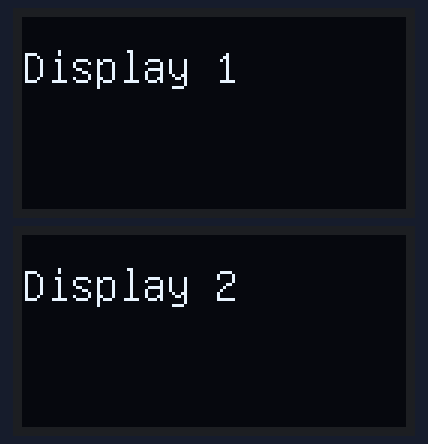
A sketch run on a simulated Arduino Uno, built with avr-gcc and run on an emulated ATmega328P. Parts: 2 × 128×64 one-colour display.

Above: at 0.3 s.

The sketch:

Two_Screens.ino
```cpp
#include <U8glib.h>


U8GLIB_SH1106_128X64 display1(13, 11, 10, 9, 8);

U8GLIB_SSD1306_128X64 display2(U8G_I2C_OPT_NONE|U8G_I2C_OPT_DEV_0);  // I2C / TWI


void setup(void)
{
  display1.setColorIndex(1);
  display2.setColorIndex(1);
  pinMode(8, OUTPUT);
}
void loop(void)
{
  display1.firstPage();
  do
  {
    draw1();
  } while ( display1.nextPage() );

  display2.firstPage();
  do
  {
    draw2();
  } while ( display2.nextPage() );

  delay(100);
}

void draw1(void)
{
  display1.setFont(u8g_font_unifont);
  display1.drawStr(0, 22, "Display 1");
}
void draw2(void)
{
  display2.setFont(u8g_font_unifont);
  display2.drawStr(0, 22, "Display 2");
}
```
